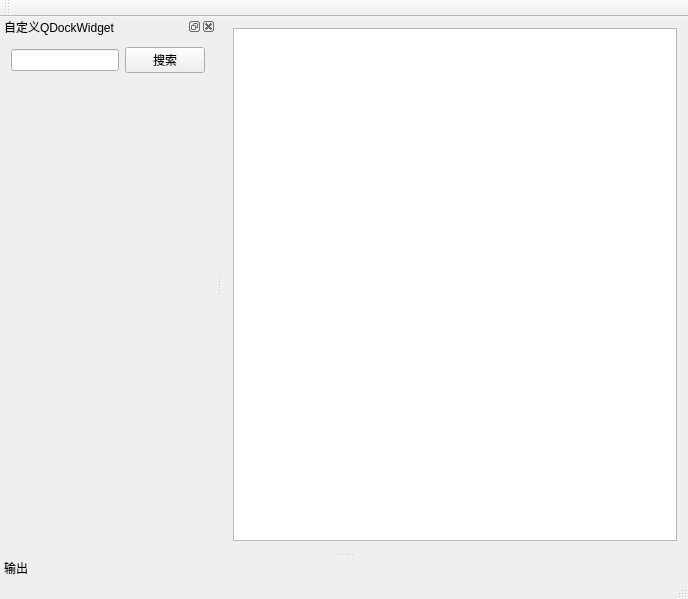
<?xml version="1.0" encoding="UTF-8"?>
<ui version="4.0">
 <class>QDockWidgetDemoClass</class>
 <widget class="QMainWindow" name="QDockWidgetDemoClass">
  <property name="geometry">
   <rect>
    <x>0</x>
    <y>0</y>
    <width>688</width>
    <height>599</height>
   </rect>
  </property>
  <property name="windowTitle">
   <string>QDockWidgetDemo</string>
  </property>
  <widget class="QWidget" name="centralWidget">
   <layout class="QVBoxLayout" name="verticalLayout">
    <item>
     <widget class="QTextEdit" name="textEdit"/>
    </item>
   </layout>
  </widget>
  <widget class="QMenuBar" name="menuBar">
   <property name="geometry">
    <rect>
     <x>0</x>
     <y>0</y>
     <width>688</width>
     <height>23</height>
    </rect>
   </property>
  </widget>
  <widget class="QToolBar" name="mainToolBar">
   <attribute name="toolBarArea">
    <enum>TopToolBarArea</enum>
   </attribute>
   <attribute name="toolBarBreak">
    <bool>false</bool>
   </attribute>
  </widget>
  <widget class="QStatusBar" name="statusBar"/>
  <widget class="QDockWidget" name="dockWidget">
   <property name="minimumSize">
    <size>
     <width>200</width>
     <height>500</height>
    </size>
   </property>
   <property name="floating">
    <bool>false</bool>
   </property>
   <property name="features">
    <set>QDockWidget::AllDockWidgetFeatures</set>
   </property>
   <property name="windowTitle">
    <string>自定义QDockWidget</string>
   </property>
   <attribute name="dockWidgetArea">
    <number>1</number>
   </attribute>
   <widget class="QWidget" name="dockWidgetContents">
    <layout class="QVBoxLayout" name="verticalLayout_2">
     <item>
      <layout class="QHBoxLayout" name="horizontalLayout">
       <item>
        <widget class="QLineEdit" name="lineEdit"/>
       </item>
       <item>
        <widget class="QPushButton" name="btnSearch">
         <property name="text">
          <string>搜索</string>
         </property>
        </widget>
       </item>
      </layout>
     </item>
     <item>
      <spacer name="verticalSpacer">
       <property name="orientation">
        <enum>Qt::Vertical</enum>
       </property>
       <property name="sizeHint" stdset="0">
        <size>
         <width>20</width>
         <height>426</height>
        </size>
       </property>
      </spacer>
     </item>
    </layout>
   </widget>
  </widget>
  <widget class="QDockWidget" name="bottomDock">
   <property name="floating">
    <bool>false</bool>
   </property>
   <property name="features">
    <set>QDockWidget::NoDockWidgetFeatures</set>
   </property>
   <property name="windowTitle">
    <string>输出</string>
   </property>
   <attribute name="dockWidgetArea">
    <number>8</number>
   </attribute>
   <widget class="QWidget" name="dockWidgetContents_2"/>
  </widget>
 </widget>
 <layoutdefault spacing="6" margin="11"/>
 <resources/>
 <connections/>
</ui>
